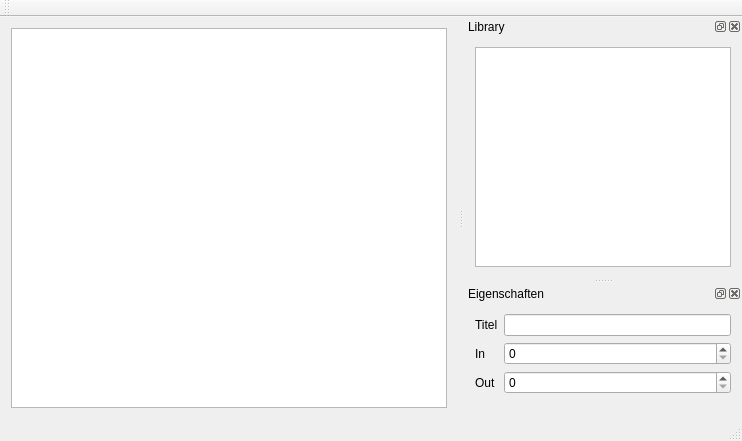
<?xml version="1.0" encoding="UTF-8"?>
<ui version="4.0">
 <class>MainWindow</class>
 <widget class="QMainWindow" name="MainWindow">
  <property name="geometry">
   <rect>
    <x>0</x>
    <y>0</y>
    <width>742</width>
    <height>441</height>
   </rect>
  </property>
  <property name="sizePolicy">
   <sizepolicy hsizetype="Preferred" vsizetype="Preferred">
    <horstretch>0</horstretch>
    <verstretch>0</verstretch>
   </sizepolicy>
  </property>
  <property name="windowTitle">
   <string>MainWindow</string>
  </property>
  <widget class="QWidget" name="centralWidget">
   <layout class="QVBoxLayout" name="verticalLayout">
    <item>
     <widget class="fhg::pnete::ui::GraphView" name="graphicsView">
      <property name="dragMode">
       <enum>QGraphicsView::NoDrag</enum>
      </property>
     </widget>
    </item>
   </layout>
  </widget>
  <widget class="QMenuBar" name="menuBar">
   <property name="geometry">
    <rect>
     <x>0</x>
     <y>0</y>
     <width>742</width>
     <height>22</height>
    </rect>
   </property>
  </widget>
  <widget class="QToolBar" name="mainToolBar">
   <attribute name="toolBarArea">
    <enum>TopToolBarArea</enum>
   </attribute>
   <attribute name="toolBarBreak">
    <bool>false</bool>
   </attribute>
  </widget>
  <widget class="QStatusBar" name="statusBar"/>
  <widget class="QDockWidget" name="dockWidget">
   <property name="minimumSize">
    <size>
     <width>263</width>
     <height>228</height>
    </size>
   </property>
   <property name="windowTitle">
    <string>Library</string>
   </property>
   <attribute name="dockWidgetArea">
    <number>2</number>
   </attribute>
   <widget class="QWidget" name="dockWidgetContents">
    <layout class="QVBoxLayout" name="verticalLayout_2">
     <item>
      <widget class="QTreeView" name="treeView">
       <property name="frameShape">
        <enum>QFrame::StyledPanel</enum>
       </property>
       <property name="frameShadow">
        <enum>QFrame::Sunken</enum>
       </property>
       <property name="dragDropMode">
        <enum>QAbstractItemView::DragOnly</enum>
       </property>
       <attribute name="headerVisible">
        <bool>true</bool>
       </attribute>
       <attribute name="headerCascadingSectionResizes">
        <bool>true</bool>
       </attribute>
       <attribute name="headerHighlightSections">
        <bool>true</bool>
       </attribute>
       <attribute name="headerShowSortIndicator" stdset="0">
        <bool>true</bool>
       </attribute>
      </widget>
     </item>
    </layout>
   </widget>
  </widget>
  <widget class="QDockWidget" name="dockWidget_2">
   <property name="windowTitle">
    <string>Eigenschaften</string>
   </property>
   <attribute name="dockWidgetArea">
    <number>2</number>
   </attribute>
   <widget class="QWidget" name="dockWidgetContents_2">
    <layout class="QFormLayout" name="formLayout">
     <item row="0" column="0">
      <widget class="QLabel" name="label">
       <property name="text">
        <string>Titel</string>
       </property>
      </widget>
     </item>
     <item row="0" column="1">
      <widget class="QLineEdit" name="lineEdit"/>
     </item>
     <item row="1" column="0">
      <widget class="QLabel" name="label_2">
       <property name="text">
        <string>In</string>
       </property>
      </widget>
     </item>
     <item row="1" column="1">
      <widget class="QSpinBox" name="spinBox"/>
     </item>
     <item row="2" column="1">
      <widget class="QSpinBox" name="spinBox_2"/>
     </item>
     <item row="2" column="0">
      <widget class="QLabel" name="label_3">
       <property name="text">
        <string>Out</string>
       </property>
      </widget>
     </item>
    </layout>
   </widget>
  </widget>
 </widget>
 <layoutdefault spacing="6" margin="11"/>
 <customwidgets>
  <customwidget>
   <class>fhg::pnete::ui::GraphView</class>
   <extends>QGraphicsView</extends>
   <header>ui/GraphView.hpp</header>
  </customwidget>
 </customwidgets>
 <resources/>
 <connections/>
</ui>
